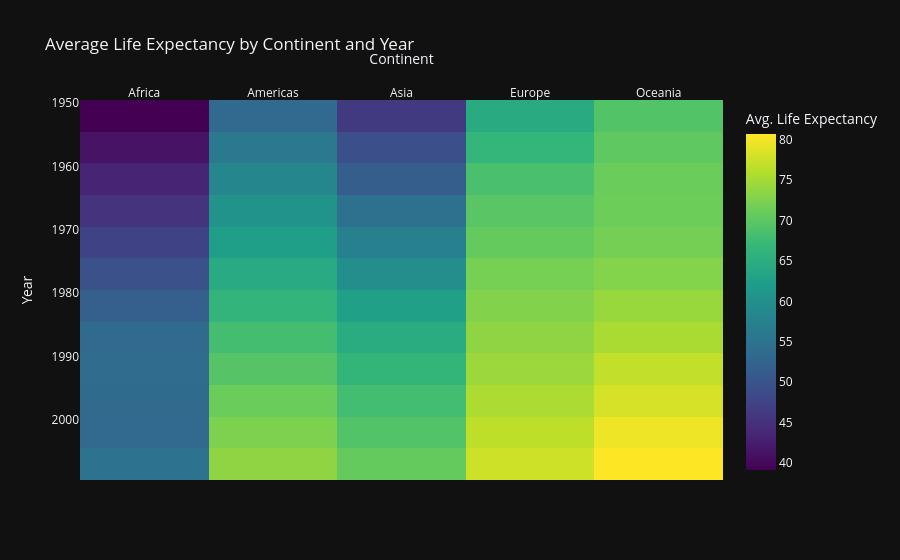

Source (notebook cell):
### Markdown cell above
#### **Step 2: Generate an Interactive Heatmap with Hover**
Heatmaps are matrices color-coded to indicate the strength of relationships (correlation).
The following code creates an **interactive heatmap** visualizing how average life expectancy evolved across continents over time.

##### **What the Visualization Shows:**

- **Y-axis**: Years (1952-2007)
- **X-axis**: Continents  
- **Color intensity**: Average life expectancy values
- **Interactive hover**: Detailed information for each cell

### Code cell
# Prepare data for heatmap: average life expectancy by year and continent
df_heatmap = df_g.groupby(['year', 'continent'])['lifeExp'].mean().unstack()

# Create interactive heatmap
fig = px.imshow(
    df_heatmap,
    x=df_heatmap.columns,
    y=df_heatmap.index,
    color_continuous_scale='Viridis',
    title='Average Life Expectancy by Continent and Year',
    labels={'x': 'Continent', 'y': 'Year', 'color': 'Avg. Life Expectancy'},
    aspect="auto", # Adjust aspect ratio
    template='plotly_dark'
)

# Customize hover info
fig.update_traces(
    hovertemplate="<b>Year:</b> %{y}<br>" +
                  "<b>Continent:</b> %{x}<br>" +
                  "<b>Avg. Life Expectancy:</b> %{z:.1f} years<extra></extra>"
)

# Update layout for better readability
fig.update_xaxes(side="top")

fig.show()

### Figure 1 — Plotly figure (JSON) as saved in the notebook; plotly's stock layout.template omitted (floating-point values rounded to 4 significant figures)
{"data": [{"coloraxis": "coloraxis", "hovertemplate": "<b>Year:</b> %{y}<br><b>Continent:</b> %{x}<br><b>Avg. Life Expectancy:</b> %{z:.1f} years<extra></extra>", "name": "0", "type": "heatmap", "x": ["Africa", "Americas", "Asia", "Europe", "Oceania"], "xaxis": "x", "y": [1952, 1957, 1962, 1967, 1972, 1977, 1982, 1987, 1992, 1997, 2002, 2007], "yaxis": "y", "z": [[39.14, 53.28, 46.31, 64.41, 69.25], [41.27, 55.96, 49.32, 66.7, 70.3], [43.32, 58.4, 51.56, 68.54, 71.09], [45.33, 60.41, 54.66, 69.74, 71.31], [47.45, 62.39, 57.32, 70.78, 71.91], [49.58, 64.39, 59.61, 71.94, 72.85], [51.59, 66.23, 62.62, 72.81, 74.29], [53.34, 68.09, 64.85, 73.64, 75.32], [53.63, 69.57, 66.54, 74.44, 76.94], [53.6, 71.15, 68.02, 75.51, 78.19], [53.33, 72.42, 69.23, 76.7, 79.74], [54.81, 73.61, 70.73, 77.65, 80.72]]}], "layout": {"coloraxis": {"colorbar": {"title": {"text": "Avg. Life Expectancy"}}, "colorscale": [[0, "#440154"], [0.1111, "#482878"], [0.2222, "#3e4989"], [0.3333, "#31688e"], [0.4444, "#26828e"], [0.5556, "#1f9e89"], [0.6667, "#35b779"], [0.7778, "#6ece58"], [0.8889, "#b5de2b"], [1, "#fde725"]]}, "title": {"text": "Average Life Expectancy by Continent and Year"}, "xaxis": {"anchor": "y", "domain": [0, 1], "side": "top", "title": {"text": "Continent"}}, "yaxis": {"anchor": "x", "autorange": "reversed", "domain": [0, 1], "title": {"text": "Year"}}}}
